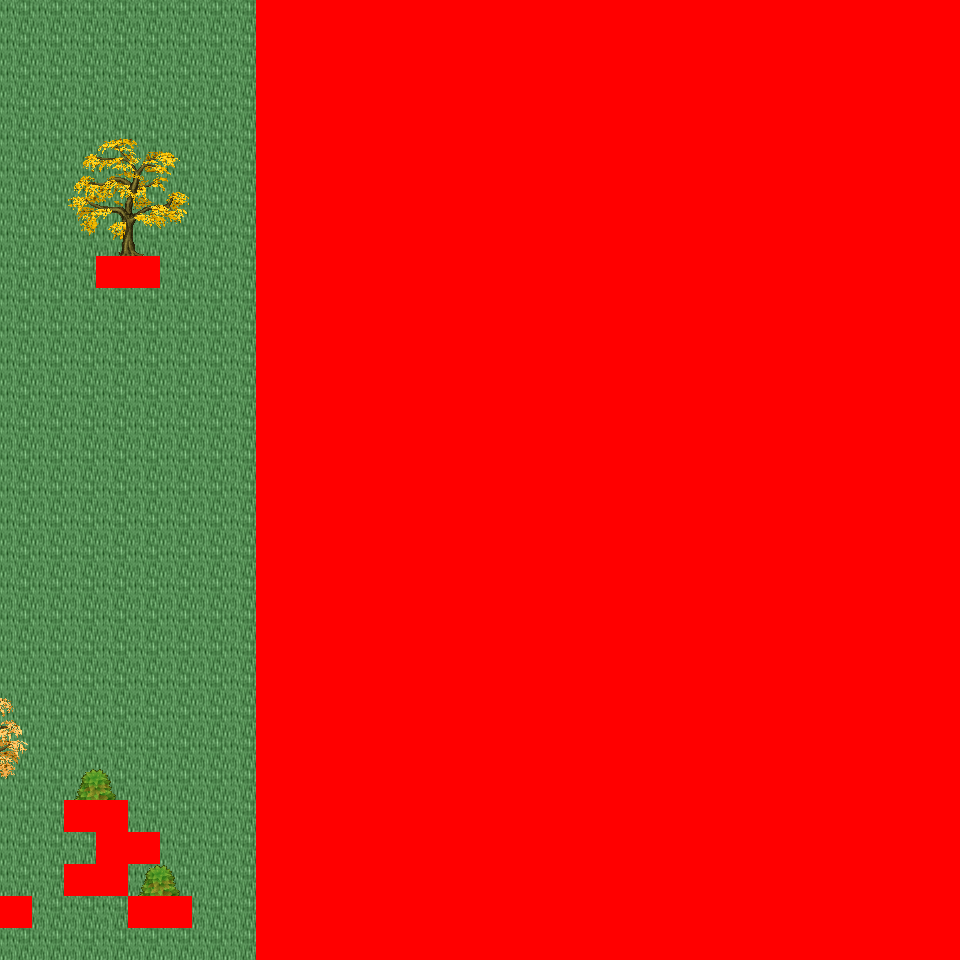

The image is a tile-based game level rendered from a .tmx file. Its description and source (layers, tilesets, objects; grid data summarised) follow:
An orthogonal 30x30 tile map with 32x32 px tiles, 6 tile layers (Ground, Object, Object2, Above, ...), 26 tilesets and 3 objects (3x mapchange).

<map version="1.0" orientation="orthogonal" renderorder="right-down" width="30" height="30" tilewidth="32" tileheight="32" nextobjectid="4">
  <tileset firstgid="1" name="tileset_logic_collision" tilewidth="32" tileheight="32" tilecount="1" columns="1">
    <image source="../drawable/tileset_logic_collision.png" width="32" height="32" />
  </tileset>
  <tileset firstgid="2" name="tileset_ground_ground" tilewidth="32" tileheight="32" tilecount="33" columns="3">
    <image source="../drawable/tileset_ground_ground.png" width="96" height="352" />
  </tileset>
  <tileset firstgid="35" name="tileset_building_castle" tilewidth="32" tileheight="32" tilecount="320" columns="20">
    <image source="../drawable/tileset_building_castle.png" width="640" height="512" />
  </tileset>
  <tileset firstgid="355" name="tileset_ground_grass_corners" tilewidth="32" tileheight="32" tilecount="24" columns="6">
    <image source="../drawable/tileset_ground_grass_corners.png" width="192" height="128" />
  </tileset>
  <tileset firstgid="379" name="tileset_ground_grass_edges" tilewidth="32" tileheight="32" tilecount="36" columns="12">
    <image source="../drawable/tileset_ground_grass_edges.png" width="384" height="96" />
  </tileset>
  <tileset firstgid="415" name="tileset_ground_water_pool" tilewidth="32" tileheight="32" tilecount="72" columns="3">
    <image source="../drawable/tileset_ground_water_pool.png" width="96" height="768" />
  </tileset>
  <tileset firstgid="487" name="tileset_ground_earth_edges" tilewidth="32" tileheight="32" tilecount="18" columns="6">
    <image source="../drawable/tileset_ground_earth_edges.png" width="192" height="96" />
  </tileset>
  <tileset firstgid="505" name="tileset_item_weapon_cannon" tilewidth="32" tileheight="32" tilecount="12" columns="3">
    <image source="../drawable/tileset_item_weapon_cannon.png" width="96" height="128" />
  </tileset>
  <tileset firstgid="517" name="tileset_item_pot_barrels_1" tilewidth="32" tileheight="32" tilecount="8" columns="4">
    <image source="../drawable/tileset_item_pot_barrels_1.png" width="128" height="64" />
  </tileset>
  <tileset firstgid="525" name="tileset_ground_cobbled_paving" tilewidth="32" tileheight="32" tilecount="1" columns="1">
    <image source="../drawable/tileset_ground_cobbled_paving.png" width="32" height="32" />
  </tileset>
  <tileset firstgid="526" name="tileset_ground_ridge_earth_pale" tilewidth="32" tileheight="32" tilecount="96" columns="12">
    <image source="../drawable/tileset_ground_ridge_earth_pale.png" width="384" height="256" />
  </tileset>
  <tileset firstgid="622" name="tileset_plant_bushes_and_trees" tilewidth="32" tileheight="32" tilecount="144" columns="16">
    <image source="../drawable/tileset_plant_bushes_and_trees.png" width="512" height="289" />
  </tileset>
  <tileset firstgid="766" name="tileset_plant_bush_leafy_2" tilewidth="32" tileheight="32" tilecount="12" columns="6">
    <image source="../drawable/tileset_plant_bush_leafy_2.png" width="192" height="64" />
  </tileset>
  <tileset firstgid="778" name="tileset_plant_bush_flowering" tilewidth="32" tileheight="32" tilecount="72" columns="8">
    <image source="../drawable/tileset_plant_bush_flowering.png" width="256" height="288" />
  </tileset>
  <tileset firstgid="850" name="tileset_plant_stump_small_stump" tilewidth="32" tileheight="32" tilecount="4" columns="2">
    <image source="../drawable/tileset_plant_stump_small_stump.png" width="64" height="64" />
  </tileset>
  <tileset firstgid="854" name="tileset_plant_tree_fall_trees" tilewidth="32" tileheight="32" tilecount="40" columns="8">
    <image source="../drawable/tileset_plant_tree_fall_trees.png" width="256" height="160" />
  </tileset>
  <tileset firstgid="894" name="tileset_plant_vine" tilewidth="32" tileheight="32" tilecount="3" columns="1">
    <image source="../drawable/tileset_plant_vine.png" width="32" height="96" />
  </tileset>
  <tileset firstgid="897" name="tileset_building_cottage" tilewidth="32" tileheight="32" tilecount="256" columns="16">
    <image source="../drawable/tileset_building_cottage.png" width="512" height="512" />
  </tileset>
  <tileset firstgid="1153" name="tileset_building_roof_thatched_roof" tilewidth="32" tileheight="32" tilecount="256" columns="16">
    <image source="../drawable/tileset_building_roof_thatched_roof.png" width="512" height="512" />
  </tileset>
  <tileset firstgid="1409" name="tileset_building_window_windows" tilewidth="32" tileheight="32" tilecount="256" columns="16">
    <image source="../drawable/tileset_building_window_windows.png" width="512" height="512" />
  </tileset>
  <tileset firstgid="1665" name="tileset_building_door_doors" tilewidth="32" tileheight="32" tilecount="256" columns="16">
    <image source="../drawable/tileset_building_door_doors.png" width="512" height="512" />
  </tileset>
  <tileset firstgid="1921" name="tileset_building_fence_fence_wooden" tilewidth="32" tileheight="32" tilecount="12" columns="3">
    <image source="../drawable/tileset_building_fence_fence_wooden.png" width="96" height="128" />
  </tileset>
  <tileset firstgid="1933" name="tileset_ground_ground_3" tilewidth="32" tileheight="32" tilecount="5" columns="5">
    <image source="../drawable/tileset_ground_ground_3.png" width="160" height="32" />
  </tileset>
  <tileset firstgid="1938" name="tileset_plant_tree_tree_darkgreen" tilewidth="32" tileheight="32" tilecount="88" columns="8">
    <image source="../drawable/tileset_plant_tree_tree_darkgreen.png" width="256" height="352" />
  </tileset>
  <tileset firstgid="2026" name="tileset_building_decoration_magician_banner" tilewidth="32" tileheight="32" tilecount="3" columns="3">
    <image source="../drawable/tileset_building_decoration_magician_banner.png" width="96" height="32" />
  </tileset>
  <tileset firstgid="2029" name="tileset_ground_ladder_vertical_dark" tilewidth="32" tileheight="32" tilecount="3" columns="3">
    <image source="../drawable/tileset_ground_ladder_vertical_dark.png" width="96" height="32" />
  </tileset>
  <layer name="Ground" width="30" height="30">
    <data>[900 cells, 900 non-empty, 2 distinct tile ids]</data>
  </layer>
  <layer name="Object" width="30" height="30">
    <data>[900 cells, 55 non-empty, 20 distinct tile ids]</data>
  </layer>
  <layer name="Object2" width="30" height="30">
    <data>[900 cells, 6 non-empty, 3 distinct tile ids]</data>
  </layer>
  <layer name="Above" width="30" height="30">
    <data>[900 cells, 72 non-empty, 34 distinct tile ids]</data>
  </layer>
  <layer name="Above2" width="30" height="30">
    <data>[900 cells, 0 non-empty, 0 distinct tile ids]</data>
  </layer>
  <layer name="Walkable" width="30" height="30">
    <data>[900 cells, 671 non-empty, 1 distinct tile ids]</data>
  </layer>
  <objectgroup name="MapEvents">
    <object id="1" name="south" type="mapchange" x="0" y="928" width="256" height="32">
      <properties>
        <property name="map" value="0_ados_mountain_n2_w2_x3_y1" />
        <property name="place" value="north" />
      </properties>
    </object>
    <object id="2" name="west" type="mapchange" x="0" y="0" width="32" height="896">
      <properties>
        <property name="map" value="0_ados_mountain_n2_w2_x2_y0" />
        <property name="place" value="east" />
      </properties>
    </object>
    <object id="3" name="west2" type="mapchange" x="0" y="928" width="32" height="32">
      <properties>
        <property name="map" value="0_ados_mountain_n2_w2_x2_y0" />
        <property name="place" value="east2" />
      </properties>
    </object>
  </objectgroup>
</map>
